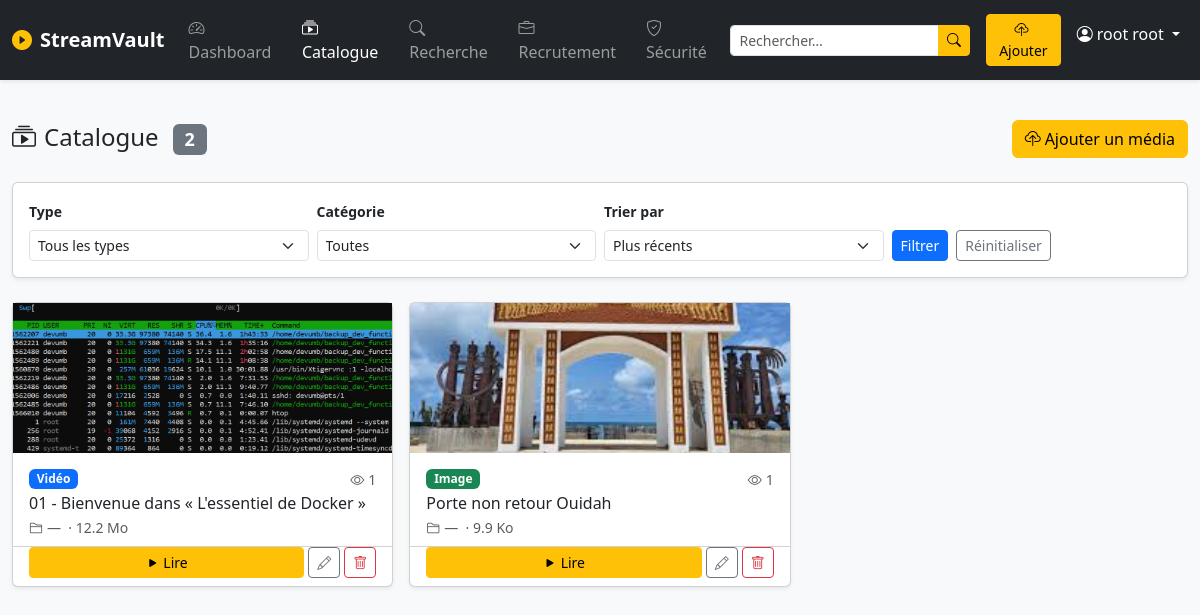
Screenshot of /play/catalogue/ (signed in) with the database file from the repository.
### authentification/models.py (models this page shows, shortened)
class User(AbstractUser):
    username = None
    email = models.EmailField(max_length=100 , blank=True, null=True, unique=True)
    nom = models.CharField(max_length=50, blank=False, null=False)
    prenoms = models.CharField(max_length=65, blank=False, null=False)
    photo_url = models.ImageField(upload_to='photo/')
    creat_at = models.DateTimeField(auto_now_add=True, editable=False)
    update_at = models.DateTimeField(auto_now=True)
    is_staff = models.BooleanField(default=False)
    is_active = models.BooleanField(default=True, auto_created=True)
    is_superuser = models.BooleanField(default=False)
    USERNAME_FIELD = 'email'
    REQUIRED_FIELDS = ["nom", "prenoms"]
    objects = UserManager()
    @property
    def full_name(self):
        return f"{self.nom} {self.prenoms}"

### greenplay/models.py (models this page shows, shortened)
class Media(models.Model):
    TYPE_VIDEO = "video"
    TYPE_IMAGE = "image"
    TYPE_AUDIO = "audio"
    MEDIA_TYPES = [
        (TYPE_VIDEO, "Vidéo"),
        (TYPE_IMAGE, "Image"),
        (TYPE_AUDIO, "Audio"),
    ]
    VISIBILITY_PUBLIC = "public"
    VISIBILITY_PRIVATE = "private"
    VISIBILITY_INVITE = "invite"
    VISIBILITY_CHOICES = [
        (VISIBILITY_PUBLIC, "Public"),
        (VISIBILITY_PRIVATE, "Privé"),
        (VISIBILITY_INVITE, "Sur invitation"),
    ]
    LICENSE_CHOICES = [
        ("proprietary", "Propriétaire"),
        ("cc_by", "CC BY"),
        ("cc_by_sa", "CC BY-SA"),
        ("public_domain", "Domaine public"),
    ]
    title = models.CharField(max_length=255, verbose_name="Titre")
    slug = models.SlugField(max_length=255, unique=True, blank=True)
    description = models.TextField(blank=True, verbose_name="Description")
    media_type = models.CharField(
        max_length=10, choices=MEDIA_TYPES, verbose_name="Type de média"
    )
    file = models.FileField(
        upload_to=media_upload_path, verbose_name="Fichier média"
    )
    thumbnail = models.ImageField(
        upload_to=thumbnail_upload_path,
        blank=True,
        null=True,
        verbose_name="Miniature",
    )
    category = models.ForeignKey(
        Category,
        on_delete=models.SET_NULL,
        null=True,
        blank=True,
        related_name="medias",
        verbose_name="Catégorie",
    )
    tags = models.ManyToManyField(Tag, blank=True, related_name="medias", verbose_name="Tags")
    author = models.CharField(max_length=200, blank=True, verbose_name="Auteur / Réalisateur")
    production_date = models.DateField(null=True, blank=True, verbose_name="Date de production")
    duration = models.PositiveIntegerField(
        null=True, blank=True, verbose_name="Durée (secondes)"
    )
    file_size = models.PositiveBigIntegerField(
        null=True, blank=True, verbose_name="Taille du fichier (octets)"
    )
    visibility = models.CharField(
        max_length=10,
        choices=VISIBILITY_CHOICES,
        default=VISIBILITY_PUBLIC,
        verbose_name="Visibilité",
    )
    license = models.CharField(
        max_length=20,
        choices=LICENSE_CHOICES,
        default="proprietary",
        verbose_name="Licence",
    )
    uploaded_by = models.ForeignKey(
        settings.AUTH_USER_MODEL,
        on_delete=models.CASCADE,
        related_name="medias",
        verbose_name="Téléversé par",
    )
    created_at = models.DateTimeField(auto_now_add=True, verbose_name="Date d'ajout")
    updated_at = models.DateTimeField(auto_now=True, verbose_name="Dernière modification")
    class Meta:
        verbose_name = "Média"
        verbose_name_plural = "Médias"
        ordering = ["-created_at"]
        indexes = [
            models.Index(fields=["media_type"]),
            models.Index(fields=["visibility"]),
            models.Index(fields=["created_at"]),
        ]
    def get_file_size_display(self):
        if not self.file_size:
            return "—"
        size = self.file_size
        for unit in ["o", "Ko", "Mo", "Go", "To"]:
            if size < 1024:
                return f"{size:.1f} {unit}"
            size /= 1024
        return f"{size:.1f} Po"
    @property
    def view_count(self):
        return self.views.count()
    @property
    def is_video(self):
        return self.media_type == self.TYPE_VIDEO
    @property
    def is_image(self):
        return self.media_type == self.TYPE_IMAGE

### greenplay/views.py (the view)
# urls.py: path("catalogue/", play_views.catalogue, name="catalogue"),
@login_required
def catalogue(request):
    media_type = request.GET.get("type", "")
    category_slug = request.GET.get("cat", "")
    sort = request.GET.get("sort", "-created_at")
    medias = Media.objects.filter(visibility=Media.VISIBILITY_PUBLIC)
    if media_type in [Media.TYPE_VIDEO, Media.TYPE_IMAGE, Media.TYPE_AUDIO]:
        medias = medias.filter(media_type=media_type)
    if category_slug:
        medias = medias.filter(category__slug=category_slug)
    sort_options = {
        "-created_at": "-created_at",
        "created_at": "created_at",
        "title": "title",
        "-title": "-title",
    }
    medias = medias.order_by(sort_options.get(sort, "-created_at"))
    medias = medias.select_related("category", "uploaded_by").prefetch_related("tags")
    paginator = Paginator(medias, 12)
    page = paginator.get_page(request.GET.get("page"))
    categories = Category.objects.annotate(media_count=Count("medias")).filter(media_count__gt=0)
    context = {
        "page_obj": page,
        "categories": categories,
        "current_type": media_type,
        "current_cat": category_slug,
        "current_sort": sort,
        "total_count": medias.count(),
    }
    return render(request, "greenplay/catalogue.html", context)

### greenplay/templates/greenplay/catalogue.html (shortened to what this page needs)
{% extends "greenplay/base.html" %}
{% block content %}
<div class="d-flex justify-content-between align-items-center mb-4">
  <h4 class="mb-0"><i class="bi bi-collection-play me-2"></i>Catalogue
    <span class="badge bg-secondary ms-2">{{ total_count }}</span>
  </h4>
  <a href="{% url 'media:upload' %}" class="btn btn-warning">
    <i class="bi bi-cloud-upload me-1"></i>Ajouter un média
  </a>
</div>
<div class="card shadow-sm mb-4">
  <div class="card-body">
    <form method="get" class="row g-2 align-items-end">
      <div class="col-sm-4 col-md-3">
        <label class="form-label small fw-semibold">Type</label>
        <select name="type" class="form-select form-select-sm" onchange="this.form.submit()">
          <option value="">Tous les types</option>
        </select>
      </div>
      <div class="col-sm-4 col-md-3">
        <label class="form-label small fw-semibold">Catégorie</label>
        <select name="cat" class="form-select form-select-sm" onchange="this.form.submit()">
          <option value="">Toutes</option>
        </select>
      </div>
      <div class="col-sm-4 col-md-3">
        <label class="form-label small fw-semibold">Trier par</label>
        <select name="sort" class="form-select form-select-sm" onchange="this.form.submit()">
          <option value="-created_at" {% if current_sort == '-created_at' %}selected{% endif %}>Plus récents</option>
        </select>
      </div>
      <div class="col-md-3 d-flex gap-2">
        <button type="submit" class="btn btn-primary btn-sm">Filtrer</button>
        <a href="{% url 'media:catalogue' %}" class="btn btn-outline-secondary btn-sm">Réinitialiser</a>
      </div>
    </form>
  </div>
</div>
{% if page_obj.object_list %}
<div class="row row-cols-1 row-cols-md-2 row-cols-xl-3 row-cols-xxl-4 g-3 mb-4">
  {% for m in page_obj %}
  <div class="col">
    <div class="card h-100 shadow-sm">
      <div class="bg-secondary d-flex align-items-center justify-content-center position-relative"
           style="height:150px;font-size:3rem;overflow:hidden">
        {% if m.thumbnail %}
          <img src="{{ m.thumbnail.url }}" alt="{{ m.title }}" class="w-100 h-100 object-fit-cover">
        {% else %}
          {% if m.is_video %}🎬{% elif m.is_image %}🖼️{% else %}🎵{% endif %}
        {% endif %}
      </div>
      <div class="card-body pb-2">
        <div class="d-flex justify-content-between align-items-start mb-1">
          <span class="badge
            {% if m.is_video %}bg-primary
            {% elif m.is_image %}bg-success
            {% else %}bg-warning text-dark{% endif %}">
            {{ m.get_media_type_display }}
          </span>
          <small class="text-muted"><i class="bi bi-eye me-1"></i>{{ m.view_count }}</small>
        </div>
        <h6 class="card-title text-truncate mb-1" title="{{ m.title }}">{{ m.title }}</h6>
        <p class="text-muted small mb-0">
          <i class="bi bi-folder2 me-1"></i>{{ m.category.name|default:"—" }}
          &nbsp;·&nbsp;{{ m.get_file_size_display }}
        </p>
      </div>
      <div class="card-footer bg-transparent pt-0 d-flex gap-1">
        <a href="{% url 'media:detail' m.slug %}" class="btn btn-sm btn-warning flex-fill">
          <i class="bi bi-play-fill"></i> Lire
        </a>
        {% if request.user == m.uploaded_by or request.user.is_staff %}
        <a href="{% url 'media:edit' m.slug %}" class="btn btn-sm btn-outline-secondary">
          <i class="bi bi-pencil"></i>
        </a>
        <form method="post" action="{% url 'media:delete' m.slug %}"
              onsubmit="return confirm('Supprimer « {{ m.title }} » ?')">
          <button type="submit" class="btn btn-sm btn-outline-danger">
            <i class="bi bi-trash"></i>
          </button>
        </form>
        {% endif %}
      </div>
    </div>
  </div>
  {% endfor %}
</div>
{% endif %}
{% endblock %}

### greenplay/templates/greenplay/base.html (shortened to what this page needs)
{% load static %}
<!DOCTYPE html>
<html lang="fr">
<head>
  {% load static %}
  <link rel="stylesheet" href="{% static 'vendor/css/bootstrap.min.css' %}">
  <link rel="stylesheet" href="{% static 'vendor/css/bootstrap-icons.min.css' %}">
  <link rel="stylesheet" href="{% static 'vendor/css/fonts.css' %}">
</head>
<body class="bg-light">
<nav class="navbar navbar-expand-lg navbar-dark bg-dark shadow-sm">
  <div class="container-fluid">
    <a class="navbar-brand fw-bold" href="{% url 'media:dashboard' %}">
      <i class="bi bi-play-circle-fill text-warning me-2"></i>StreamVault
    </a>
    <div class="collapse navbar-collapse" id="navMenu">
      <ul class="navbar-nav me-auto mb-2 mb-lg-0">
        <li class="nav-item">
          <a class="nav-link {% if request.resolver_match.url_name == 'dashboard' %}active{% endif %}"
             href="{% url 'media:dashboard' %}">
            <i class="bi bi-speedometer2 me-1"></i>Dashboard
          </a>
        </li>
        <li class="nav-item">
          <a class="nav-link {% if request.resolver_match.url_name == 'catalogue' %}active{% endif %}"
             href="{% url 'media:catalogue' %}">
            <i class="bi bi-collection-play me-1"></i>Catalogue
          </a>
        </li>
        <li class="nav-item">
          <a class="nav-link {% if request.resolver_match.url_name == 'search' %}active{% endif %}"
             href="{% url 'media:search' %}">
            <i class="bi bi-search me-1"></i>Recherche
          </a>
        </li>
        <li class="nav-item">
          <a class="nav-link {% if 'recrutement' in request.resolver_match.namespace %}active{% endif %}"
            href="{% url 'recrutement:liste' %}">
            <i class="bi bi-briefcase me-1"></i>Recrutement
          </a>
        </li>
        {% if user.is_staff %}
        <li class="nav-item">
          <a class="nav-link {% if request.resolver_match.url_name == 'security' %}active{% endif %}"
             href="{% url 'media:security' %}">
            <i class="bi bi-shield-check me-1"></i>Sécurité
          </a>
        </li>
        {% endif %}
      </ul>
      <form class="d-flex me-3" action="{% url 'media:search' %}" method="get">
        <div class="input-group input-group-sm">
          <input type="text" name="q" class="form-control" placeholder="Rechercher…">
          <button class="btn btn-warning" type="submit">
            <i class="bi bi-search"></i>
          </button>
        </div>
      </form>
      <ul class="navbar-nav">
        <li class="nav-item">
          <a class="btn btn-warning btn-sm me-2" href="{% url 'media:upload' %}">
            <i class="bi bi-cloud-upload me-1"></i>Ajouter
          </a>
        </li>
        <li class="nav-item dropdown">
          <a class="nav-link dropdown-toggle text-white" href="#" data-bs-toggle="dropdown">
            <i class="bi bi-person-circle me-1"></i>{{ user.full_name }}
          </a>
        </li>
      </ul>
    </div>
  </div>
</nav>
<div class="container-fluid py-4">
  {% block content %}{% endblock %}
</div>
</body>
</html>

### rows the page displays
User: full_name "root root"
Media: thumbnail (picture), media_type "Vidéo", view_count "1", title "01 - Bienvenue dans « L'essentiel de Docker »", category.name "—", file_size "12.2 Mo"
Media: thumbnail (picture), media_type "Image", view_count "1", title "Porte non retour Ouidah", category.name "—", file_size "9.9 Ko"

### other values shown
{{ total_count }} "2"
